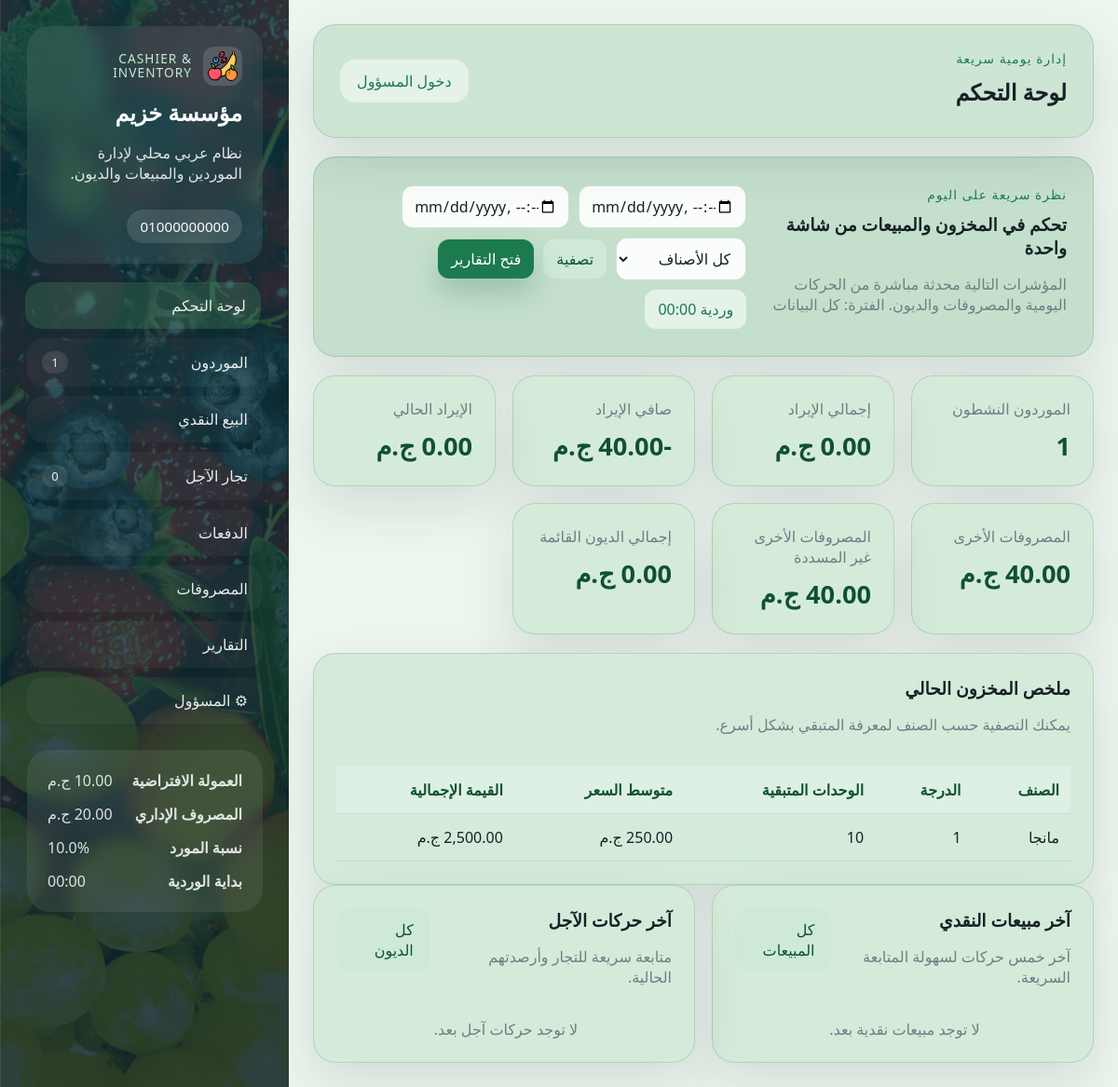
/dashboard, run on the app's committed database.
### models/settings.py (models this page shows)
class Settings(Base):
    __tablename__ = "settings"
    id: Mapped[int] = mapped_column(Integer, primary_key=True)
    company_name: Mapped[str] = mapped_column(String(120), nullable=False)
    phone_number: Mapped[str] = mapped_column(String(255), nullable=False)
    commission_per_unit: Mapped[float] = mapped_column(Float, nullable=False, default=0.0)
    admin_expense: Mapped[float] = mapped_column(Float, nullable=False, default=0.0)
    supplier_profit_percentage: Mapped[float] = mapped_column(Float, nullable=False, default=0.0)
    shift_cutoff_time: Mapped[str] = mapped_column(String(5), nullable=False, default="00:00")
    admin_password: Mapped[str] = mapped_column(String(255), nullable=False)

### models/supplier.py (models this page shows, shortened)
class Supplier(Base):
    __tablename__ = "suppliers"
    id: Mapped[int] = mapped_column(Integer, primary_key=True)
    date: Mapped[datetime] = mapped_column(DateTime, nullable=False, default=datetime.now)
    supplier_name: Mapped[str] = mapped_column(String(120), nullable=False)
    fruit_name: Mapped[str] = mapped_column(String(120), nullable=False)
    units_count: Mapped[int] = mapped_column(Integer, nullable=False)
    remaining_units: Mapped[int] = mapped_column(Integer, nullable=False)
    class_number: Mapped[str] = mapped_column(String(50), nullable=False)
    price_per_unit: Mapped[float] = mapped_column(Float, nullable=False)
    kilograms_per_unit: Mapped[float] = mapped_column(Float, nullable=False, default=0.0)
    supplier_profit_percentage: Mapped[float] = mapped_column(Float, nullable=False, default=0.0)
    total_price: Mapped[float] = mapped_column(Float, nullable=False)
    notes: Mapped[str | None] = mapped_column(Text, nullable=True)
    is_cleared: Mapped[bool] = mapped_column(Boolean, nullable=False, default=False)
    allocations = relationship(
        "InventoryAllocation", back_populates="supplier", cascade="all, delete-orphan"
    )

### routes/admin_routes.py (the view)
@admin_bp.route("/dashboard")
def dashboard():
    db_session = get_session()
    date_from = request.args.get("date_from", "").strip()
    date_to = request.args.get("date_to", "").strip()
    selected_fruit = request.args.get("fruit", "").strip() or None
    fruits_query = db_session.query(Supplier.fruit_name).distinct().order_by(Supplier.fruit_name.asc())
    fruits_query = apply_date_range(fruits_query, Supplier.date, date_from or None, date_to or None)
    fruits = [row[0] for row in fruits_query.all()]
    recent_retail_query = db_session.query(RetailTransaction)
    recent_retail_query = apply_date_range(
        recent_retail_query,
        RetailTransaction.date,
        date_from or None,
        date_to or None,
    )
    recent_retail = recent_retail_query.order_by(
        RetailTransaction.date.desc(), RetailTransaction.id.desc()
    ).limit(5).all()
    recent_debt_query = db_session.query(SpecialRetailer)
    recent_debt_query = apply_date_range(
        recent_debt_query,
        SpecialRetailer.date,
        date_from or None,
        date_to or None,
    )
    recent_debt = recent_debt_query.order_by(
        SpecialRetailer.date.desc(), SpecialRetailer.id.desc()
    ).limit(5).all()
    context = {
        **build_base_context(db_session),
        "page_title": "لوحة التحكم",
        "metrics": dashboard_metrics(db_session, date_from or None, date_to or None),
        "inventory_rows": inventory_summary(db_session, selected_fruit, date_from or None, date_to or None),
        "fruit_options": fruits,
        "selected_fruit": selected_fruit or "",
        "recent_retail": recent_retail,
        "recent_debt": recent_debt,
        "date_from": date_from,
        "date_to": date_to,
        "period_label": filtered_period_label(date_from or None, date_to or None),
    }
    return render_template("dashboard.html", **context)

### models/__init__.py (called while the page is built)
def init_app(app):
    global engine
    database_uri = app.config["DATABASE_URI"]
    connect_args = {"check_same_thread": False} if database_uri.startswith("sqlite") else {}
    engine = create_engine(database_uri, future=True, connect_args=connect_args)
    SessionLocal.configure(bind=engine)
    from models.expense import Expense
    from models.inventory_allocation import InventoryAllocation
    from models.payment import Payment
    from models.retail_transaction import RetailTransaction
    from models.settings import Settings
    from models.special_retailer import SpecialRetailer
    from models.supplier import Supplier
    Base.metadata.create_all(bind=engine)
    ensure_sqlite_columns()
    @app.teardown_appcontext
    def shutdown_session(exception=None):
        SessionLocal.remove()

def get_session():
    return SessionLocal()

### utils/helpers.py (called while the page is built, shortened)
def parse_filter_datetime(value: str | None, end_of_day: bool = False) -> datetime | None:
    if not value:
        return None

def currency_filter(value) -> str:
    return f"{float(value or 0):,.2f} ج.م"

def normalize_shift_cutoff_time(value: str | None, default: str = "00:00") -> str:
    normalized = (value or "").strip()
    try:
        parsed = datetime.strptime(normalized, "%H:%M")
        return parsed.strftime("%H:%M")
    except ValueError:
        return default

def current_shift_cutoff_range(cutoff_time: str | None, reference: datetime | None = None) -> dict[str, str]:
    now = reference or datetime.now()
    normalized_cutoff = normalize_shift_cutoff_time(cutoff_time)
    cutoff_clock = datetime.strptime(normalized_cutoff, "%H:%M").time()
    today_cutoff = datetime.combine(now.date(), cutoff_clock)
    if now >= today_cutoff:
        start = today_cutoff
        end = today_cutoff + timedelta(days=1) - timedelta(minutes=1)
    else:
        start = today_cutoff - timedelta(days=1)
        end = today_cutoff - timedelta(minutes=1)
    return {
        "cutoff": normalized_cutoff,
        "start": start.strftime("%Y-%m-%dT%H:%M"),
        "end": end.strftime("%Y-%m-%dT%H:%M"),
    }

def get_or_create_settings(db_session) -> Settings:
    settings = db_session.get(Settings, 1)
    if settings:
        return settings

def is_admin_logged_in() -> bool:
    return bool(session.get("admin_logged_in"))

### templates/dashboard.html (shortened to what this page needs)
{% extends "base.html" %}
{% block content %}
<section class="hero-panel">
    <div>
        <span class="eyebrow">نظرة سريعة على اليوم</span>
        <h3>تحكم في المخزون والمبيعات من شاشة واحدة</h3>
        <p>المؤشرات التالية محدثة مباشرة من الحركات اليومية والمصروفات والديون. {{ period_label }}</p>
    </div>
    <form class="inline-form" method="get">
        <input type="datetime-local" name="date_from" value="{{ date_from }}">
        <input type="datetime-local" name="date_to" value="{{ date_to }}">
        <select name="fruit">
            <option value="">كل الأصناف</option>
        </select>
        <button class="btn btn-secondary" type="submit">تصفية</button>
        <a class="btn btn-primary" href="{{ url_for('admin.reports', date_from=date_from or None, date_to=date_to or None) }}">فتح التقارير</a>
    </form>
</section>
<section class="kpi-grid">
    <article class="kpi-card">
        <span>الموردون النشطون</span>
        <strong>{{ metrics.active_suppliers }}</strong>
    </article>
    <article class="kpi-card">
        <span>إجمالي الإيراد</span>
        <strong>{{ metrics.total_revenue|currency }}</strong>
    </article>
    <article class="kpi-card">
        <span>صافي الإيراد</span>
        <strong>{{ metrics.net_revenue|currency }}</strong>
    </article>
    <article class="kpi-card">
        <span>الإيراد الحالي</span>
        <strong>{{ metrics.current_revenue|currency }}</strong>
    </article>
    <article class="kpi-card">
        <span>المصروفات الأخرى</span>
        <strong>{{ metrics.other_expenses_total|currency }}</strong>
    </article>
    <article class="kpi-card">
        <span>المصروفات الأخرى غير المسددة</span>
        <strong>{{ metrics.unpaid_other_expenses_total|currency }}</strong>
    </article>
    <article class="kpi-card">
        <span>إجمالي الديون القائمة</span>
        <strong>{{ metrics.outstanding_debt|currency }}</strong>
    </article>
</section>
<section class="content-grid single-wide">
    <article class="panel full-span">
        <div class="panel-head">
            <div>
                <h3>ملخص المخزون الحالي</h3>
                <p>يمكنك التصفية حسب الصنف لمعرفة المتبقي بشكل أسرع.</p>
            </div>
        </div>
        <div class="table-wrap records-scroll">
            <table>
                <thead>
                    <tr>
                        <th>الصنف</th>
                        <th>الدرجة</th>
                        <th>الوحدات المتبقية</th>
                        <th>متوسط السعر</th>
                        <th>القيمة الإجمالية</th>
                    </tr>
                </thead>
                <tbody>
                    {% for row in inventory_rows %}
                        <tr>
                            <td>{{ row.fruit_name }}</td>
                            <td>{{ row.class_number }}</td>
                            <td>{{ row.remaining_units }}</td>
                            <td>{{ row.avg_price|currency }}</td>
                            <td>{{ row.total_value|currency }}</td>
                        </tr>
                    {% else %}
                        <tr><td colspan="5" class="empty-state">لا يوجد مخزون مطابق حالياً.</td></tr>
                    {% endfor %}
                </tbody>
            </table>
        </div>
    </article>
</section>
<section class="content-grid dashboard-bottom-grid">
    <article class="panel">
        <div class="panel-head">
            <div>
                <h3>آخر مبيعات النقدي</h3>
                <p>آخر خمس حركات لسهولة المتابعة السريعة.</p>
            </div>
            <a class="btn btn-secondary" href="{{ url_for('retail.retail') }}">كل المبيعات</a>
        </div>
        <div class="mini-list records-scroll-list">
            {% for item in recent_retail %}
                <a class="mini-item" href="{{ url_for('retail.retail_receipt', transaction_id=item.id) }}">
                    <strong>{{ item.fruit_name }} - درجة {{ item.class_number }}</strong>
                    <span>{{ item.units_count }} وحدة | {{ item.final_price|currency }} | {{ item.date|date_ar }}</span>
                </a>
            {% else %}
                <div class="empty-state">لا توجد مبيعات نقدية بعد.</div>
            {% endfor %}
        </div>
    </article>
    <article class="panel">
        <div class="panel-head">
            <div>
                <h3>آخر حركات الآجل</h3>
                <p>متابعة سريعة للتجار وأرصدتهم الحالية.</p>
            </div>
            <a class="btn btn-secondary" href="{{ url_for('special_retailers.special_retailers') }}">كل الديون</a>
        </div>
        <div class="mini-list records-scroll-list">
            {% for item in recent_debt %}
                <a class="mini-item" href="{{ url_for('payments.payments', retailer=item.id) }}">
                    <strong>{{ item.retailer_name }}</strong>
                    <span>{{ item.fruit_name }} | المتبقي {{ item.remaining_balance|currency }} | {{ item.date|date_ar }}</span>
                </a>
            {% else %}
                <div class="empty-state">لا توجد حركات آجل بعد.</div>
            {% endfor %}
        </div>
    </article>
</section>
{% endblock %}

### templates/base.html (shortened to what this page needs)
<!doctype html>
<html lang="ar" dir="rtl">
<head>
    <link rel="stylesheet" href="{{ url_for('static', filename='css/style.css') }}">
</head>
<body
    data-shift-cutoff="{{ shift_cutoff_range.cutoff }}"
    data-shift-start="{{ shift_cutoff_range.start }}"
    data-shift-end="{{ shift_cutoff_range.end }}"
>
    <div class="page-shell">
        <aside class="sidebar">
            <div class="brand-card">
                <div class="brand-kicker-row">
                    <img class="brand-logo" src="{{ url_for('static', filename='fruitsIcon.png') }}" alt="شعار النظام">
                    <span class="brand-kicker">Cashier & Inventory</span>
                </div>
                <h1>{{ settings.company_name }}</h1>
                <p>نظام عربي محلي لإدارة الموردين والمبيعات والديون.</p>
                <div class="brand-meta-stack">
                    {% for phone in phone_numbers %}
                        <div class="meta-pill">{{ phone }}</div>
                    {% endfor %}
                </div>
            </div>
            <nav class="nav-links">
                <a class="{{ 'active' if request.endpoint == 'admin.dashboard' else '' }}" href="{{ url_for('admin.dashboard') }}">لوحة التحكم</a>
                <a class="{{ 'active' if request.endpoint == 'suppliers.suppliers' else '' }}" href="{{ url_for('suppliers.suppliers') }}">الموردون <span>{{ nav_badges.open_suppliers }}</span></a>
                <a class="{{ 'active' if request.endpoint == 'retail.retail' else '' }}" href="{{ url_for('retail.retail') }}">البيع النقدي</a>
                <a class="{{ 'active' if request.endpoint == 'special_retailers.special_retailers' else '' }}" href="{{ url_for('special_retailers.special_retailers') }}">تجار الآجل <span>{{ nav_badges.unpaid_retailers }}</span></a>
                <a class="{{ 'active' if request.endpoint == 'payments.payments' else '' }}" href="{{ url_for('payments.payments') }}">الدفعات</a>
                <a class="{{ 'active' if request.endpoint == 'expenses.expenses' else '' }}" href="{{ url_for('expenses.expenses') }}">المصروفات</a>
                <a class="{{ 'active' if request.endpoint == 'admin.reports' else '' }}" href="{{ url_for('admin.reports') }}">التقارير</a>
                <a class="{{ 'active' if request.endpoint in ['admin.admin_panel', 'admin.login'] else '' }}" href="{{ url_for('admin.admin_panel' if is_admin else 'admin.login') }}">&#9881; المسؤول</a>
            </nav>
            <div class="settings-card sidebar-spacer">
                <div>
                    <strong>العمولة الافتراضية</strong>
                    <span>{{ settings.commission_per_unit|currency }}</span>
                </div>
                <div>
                    <strong>المصروف الإداري</strong>
                    <span>{{ settings.admin_expense|currency }}</span>
                </div>
                <div>
                    <strong>نسبة المورد</strong>
                    <span>{{ settings.supplier_profit_percentage }}%</span>
                </div>
                <div>
                    <strong>بداية الوردية</strong>
                    <span>{{ settings.shift_cutoff_time }}</span>
                </div>
            </div>
        </aside>
        <main class="main-content">
            <header class="topbar">
                <div>
                    <span class="topbar-label">إدارة يومية سريعة</span>
                    <h2>{{ page_title or "نظام الكاشير" }}</h2>
                </div>
                <div class="topbar-actions">
                    {% if is_admin %}
                        <form method="post" action="{{ url_for('admin.logout') }}">
                            <button class="btn btn-ghost" type="submit">تسجيل الخروج</button>
                        </form>
                    {% else %}
                        <a class="btn btn-ghost" href="{{ url_for('admin.login') }}">دخول المسؤول</a>
                    {% endif %}
                </div>
            </header>
            {% block content %}{% endblock %}
        </main>
    </div>
</body>
</html>

### data on the page
Settings: company_name "مؤسسة خزيم", phone_number "01000000000", commission_per_unit "10.00 ج.م", admin_expense "20.00 ج.م", supplier_profit_percentage "10.0", shift_cutoff_time "00:00"
Supplier: fruit_name "مانجا", class_number "1", remaining_units "10", avg_price "250.00 ج.م", total_value "2,500.00 ج.م"

### other printed values
{{ nav_badges.open_suppliers }} "1"
{{ nav_badges.unpaid_retailers }} "0"
{{ page_title or "نظام الكاشير" }} "لوحة التحكم"
{{ period_label }} "الفترة: كل البيانات"
{{ metrics.active_suppliers }} "1"
{{ metrics.total_revenue|currency }} "0.00 ج.م"
{{ metrics.net_revenue|currency }} "-40.00 ج.م"
{{ metrics.current_revenue|currency }} "0.00 ج.م"
{{ metrics.other_expenses_total|currency }} "40.00 ج.م"
{{ metrics.unpaid_other_expenses_total|currency }} "40.00 ج.م"
{{ metrics.outstanding_debt|currency }} "0.00 ج.م"
